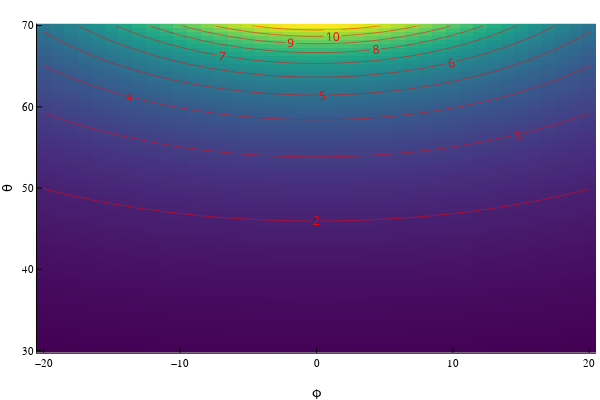

The notebook cell saved with this chart:
### Code cell
λArr = [λbn(θr,ϕr) for θr ∈ θAr, ϕr ∈ ϕAr]

heatmap(ϕA,θA,λArr./1000,cmap=:viridis)
contour!(ϕA,θA,λArr./1000,clabels=true, c=:red, lw=1.6,cbar=false,xlabel="ϕ",ylabel="θ")

### Figure 1 — Plotly figure (JSON) as saved in the notebook; plotly's stock layout.template omitted (floating-point values rounded to 4 significant figures; data arrays with more than 128 entries replaced by an {"elided": "..."} marker saying what was removed)
{"data": [{"colorbar": {"len": 0.9143, "title": {"text": ""}, "x": 0.9934, "y": 0.533}, "colorscale": {"elided": "256x2 mixed values"}, "name": "y1", "showlegend": false, "showscale": false, "type": "heatmap", "x": [-20.5, -19.5, -18.5, -17.5, -16.5, -15.5, -14.5, -13.5, -12.5, -11.5, -10.5, -9.5, -8.5, -7.5, -6.5, -5.5, -4.5, -3.5, -2.5, -1.5, -0.5, 0.5, 1.5, 2.5, 3.5, 4.5, 5.5, 6.5, 7.5, 8.5, 9.5, 10.5, 11.5, 12.5, 13.5, 14.5, 15.5, 16.5, 17.5, 18.5, 19.5, 20.5], "xaxis": "x", "y": [29.75, 30.25, 30.75, 31.25, 31.75, 32.25, 32.75, 33.25, 33.75, 34.25, 34.75, 35.25, 35.75, 36.25, 36.75, 37.25, 37.75, 38.25, 38.75, 39.25, 39.75, 40.25, 40.75, 41.25, 41.75, 42.25, 42.75, 43.25, 43.75, 44.25, 44.75, 45.25, 45.75, 46.25, 46.75, 47.25, 47.75, 48.25, 48.75, 49.25, 49.75, 50.25, 50.75, 51.25, 51.75, 52.25, 52.75, 53.25, 53.75, 54.25, 54.75, 55.25, 55.75, 56.25, 56.75, 57.25, 57.75, 58.25, 58.75, 59.25, 59.75, 60.25, 60.75, 61.25, 61.75, 62.25, 62.75, 63.25, 63.75, 64.25, 64.75, 65.25, 65.75, 66.25, 66.75, 67.25, 67.75, 68.25, 68.75, 69.25, 69.75, 70.25], "yaxis": "y", "z": {"elided": "81x41 float values"}, "zmax": 11.79, "zmin": 1.033}, {"autocontour": true, "colorbar": {"len": 0.9143, "title": {"text": ""}, "x": 0.9934, "y": 0.533}, "colorscale": [[0, "rgba(255, 0, 0, 1.000)"], [1, "rgba(255, 0, 0, 1.000)"]], "contours": {"coloring": "lines", "end": 11, "showlabels": true, "size": 1, "start": 2}, "name": "y2", "ncontours": 17, "showlegend": false, "showscale": false, "type": "contour", "x": [-20, -19, -18, -17, -16, -15, -14, -13, -12, -11, -10, -9, -8, -7, -6, -5, -4, -3, -2, -1, 0, 1, 2, 3, 4, 5, 6, 7, 8, 9, 10, 11, 12, 13, 14, 15, 16, 17, 18, 19, 20], "xaxis": "x", "y": [30, 30.5, 31, 31.5, 32, 32.5, 33, 33.5, 34, 34.5, 35, 35.5, 36, 36.5, 37, 37.5, 38, 38.5, 39, 39.5, 40, 40.5, 41, 41.5, 42, 42.5, 43, 43.5, 44, 44.5, 45, 45.5, 46, 46.5, 47, 47.5, 48, 48.5, 49, 49.5, 50, 50.5, 51, 51.5, 52, 52.5, 53, 53.5, 54, 54.5, 55, 55.5, 56, 56.5, 57, 57.5, 58, 58.5, 59, 59.5, 60, 60.5, 61, 61.5, 62, 62.5, 63, 63.5, 64, 64.5, 65, 65.5, 66, 66.5, 67, 67.5, 68, 68.5, 69, 69.5, 70], "yaxis": "y", "z": {"elided": "81x41 float values"}, "zmax": 11.79, "zmin": 1.033}], "layout": {"annotations": [], "height": 400, "legend": {"bgcolor": "rgba(255, 255, 255, 1.000)", "bordercolor": "rgba(0, 0, 0, 1)", "borderwidth": 1, "font": {"color": "rgba(0, 0, 0, 1)", "family": "sans-serif", "size": 11}, "title": {"font": {"color": "rgba(0, 0, 0, 1)", "family": "sans-serif", "size": 15}, "text": ""}, "tracegroupgap": 0, "traceorder": "normal", "x": 1, "xanchor": "auto", "y": 1, "yanchor": "auto"}, "margin": {"b": 20, "l": 0, "r": 0, "t": 20}, "paper_bgcolor": "rgba(255, 255, 255, 1.000)", "plot_bgcolor": "rgba(255, 255, 255, 1.000)", "showlegend": true, "width": 600, "xaxis": {"anchor": "y", "domain": [0.06165, 0.9934], "gridcolor": "rgba(0, 0, 0, 0.1)", "gridwidth": 0.5, "linecolor": "rgba(0, 0, 0, 1)", "mirror": false, "range": [-20.5, 20.5], "showgrid": true, "showline": true, "showticklabels": true, "tickangle": 0, "tickcolor": "rgb(0, 0, 0)", "tickfont": {"color": "rgba(0, 0, 0, 1)", "family": "sans-serif", "size": 11}, "tickmode": "array", "ticks": "inside", "ticktext": ["−20", "−10", "0", "10", "20"], "tickvals": [-20, -10, 0, 10, 20], "title": {"font": {"color": "rgba(0, 0, 0, 1)", "family": "sans-serif", "size": 15}, "text": "ϕ"}, "type": "linear", "visible": true, "zeroline": false, "zerolinecolor": "rgba(0, 0, 0, 1)"}, "yaxis": {"anchor": "x", "domain": [0.07581, 0.9902], "gridcolor": "rgba(0, 0, 0, 0.1)", "gridwidth": 0.5, "linecolor": "rgba(0, 0, 0, 1)", "mirror": false, "range": [29.75, 70.25], "showgrid": true, "showline": true, "showticklabels": true, "tickangle": 0, "tickcolor": "rgb(0, 0, 0)", "tickfont": {"color": "rgba(0, 0, 0, 1)", "family": "sans-serif", "size": 11}, "tickmode": "array", "ticks": "inside", "ticktext": ["30", "40", "50", "60", "70"], "tickvals": [30, 40, 50, 60, 70], "title": {"font": {"color": "rgba(0, 0, 0, 1)", "family": "sans-serif", "size": 15}, "text": "θ"}, "type": "linear", "visible": true, "zeroline": false, "zerolinecolor": "rgba(0, 0, 0, 1)"}}}
